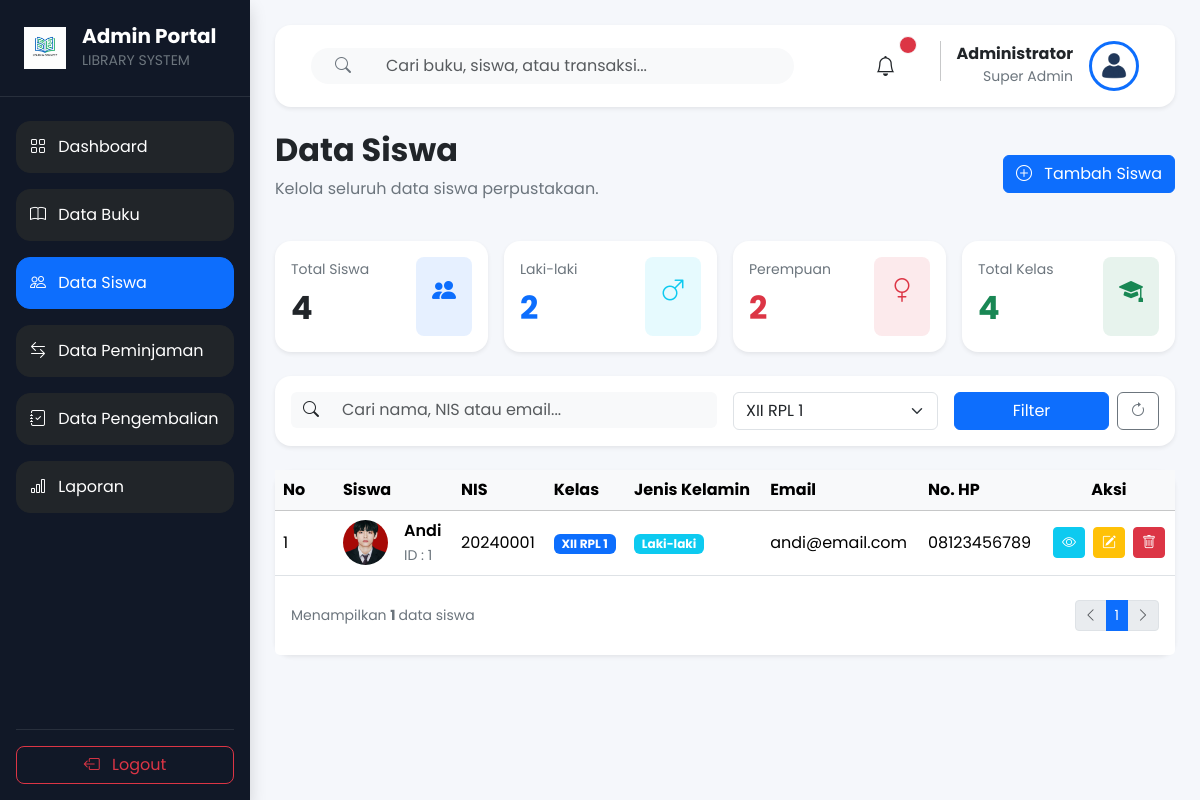
The page /admin/siswa.php?kelas=XII RPL 1 (signed in) on the database its author committed.
### tables this page shows
CREATE TABLE `siswa` (
  `id_siswa` int(11) NOT NULL,
  `nis` varchar(20) NOT NULL,
  `nama_siswa` varchar(100) NOT NULL,
  `kelas` varchar(30) DEFAULT NULL,
  `jenis_kelamin` enum('L','P') DEFAULT NULL,
  `email` varchar(100) DEFAULT NULL,
  `no_hp` varchar(20) DEFAULT NULL,
  `alamat` text DEFAULT NULL,
  `password` varchar(255) NOT NULL,
  `foto` varchar(255) DEFAULT NULL,
  `created_at` timestamp NOT NULL DEFAULT current_timestamp()
);

### admin/siswa.php (the view, shortened to what this page needs)
<?php
include "../config/koneksi.php";
$totalSiswa = mysqli_fetch_assoc(mysqli_query($conn,"
SELECT COUNT(*) AS total
FROM siswa
"));
$laki = mysqli_fetch_assoc(mysqli_query($conn,"
SELECT COUNT(*) AS total
FROM siswa
WHERE jenis_kelamin='L'
"));
$perempuan = mysqli_fetch_assoc(mysqli_query($conn,"
SELECT COUNT(*) AS total
FROM siswa
WHERE jenis_kelamin='P'
"));
$kelas = mysqli_fetch_assoc(mysqli_query($conn,"
SELECT COUNT(DISTINCT kelas) AS total
FROM siswa
"));
include "../includes/header.php";
include "../includes/sidebar_admin.php";
?>
<div
class="container-fluid"
style="
margin-left:250px;
padding:25px;
background:#F5F7FB;
min-height:100vh;
">
<?php include "../includes/navbar_admin.php"; ?>
<div class="d-flex justify-content-between align-items-center mb-4">
    <div>
        <h2 class="fw-bold">
            Data Siswa
        </h2>
        <p class="text-secondary">
            Kelola seluruh data siswa perpustakaan.
        </p>
    </div>
    <a
        href="tambah_siswa.php"
        class="btn btn-primary">
        <i class="bi bi-plus-circle me-2"></i>
        Tambah Siswa
    </a>
</div>
<div class="row g-3 mb-4">
    <div class="col-lg-3">
        <div class="card border-0 shadow-sm rounded-4">
            <div class="card-body">
                <div class="d-flex justify-content-between">
                    <div>
                        <small class="text-secondary">
                            Total Siswa
                        </small>
                        <h2 class="fw-bold mt-2">
                            <?= $totalSiswa['total']; ?>
                        </h2>
                    </div>
                    <div class="bg-primary bg-opacity-10 rounded-3 p-3">
                        <i class="bi bi-people-fill fs-4 text-primary"></i>
                    </div>
                </div>
            </div>
        </div>
    </div>
    <div class="col-lg-3">
        <div class="card border-0 shadow-sm rounded-4">
            <div class="card-body">
                <div class="d-flex justify-content-between">
                    <div>
                        <small class="text-secondary">
                            Laki-laki
                        </small>
                        <h2 class="fw-bold text-primary mt-2">
                            <?= $laki['total']; ?>
                        </h2>
                    </div>
                    <div class="bg-info bg-opacity-10 rounded-3 p-3">
                        <i class="bi bi-gender-male fs-4 text-info"></i>
                    </div>
                </div>
            </div>
        </div>
    </div>
    <div class="col-lg-3">
        <div class="card border-0 shadow-sm rounded-4">
            <div class="card-body">
                <div class="d-flex justify-content-between">
                    <div>
                        <small class="text-secondary">
                            Perempuan
                        </small>
                        <h2 class="fw-bold text-danger mt-2">
                            <?= $perempuan['total']; ?>
                        </h2>
                    </div>
                    <div class="bg-danger bg-opacity-10 rounded-3 p-3">
                        <i class="bi bi-gender-female fs-4 text-danger"></i>
                    </div>
                </div>
            </div>
        </div>
    </div>
    <div class="col-lg-3">
        <div class="card border-0 shadow-sm rounded-4">
            <div class="card-body">
                <div class="d-flex justify-content-between">
                    <div>
                        <small class="text-secondary">
                            Total Kelas
                        </small>
                        <h2 class="fw-bold text-success mt-2">
                            <?= $kelas['total']; ?>
                        </h2>
                    </div>
                    <div class="bg-success bg-opacity-10 rounded-3 p-3">
                        <i class="bi bi-mortarboard-fill fs-4 text-success"></i>
                    </div>
                </div>
            </div>
        </div>
    </div>
</div>
<?php
$search = isset($_GET['search']) ? mysqli_real_escape_string($conn, $_GET['search']) : "";
$kelasFilter = isset($_GET['kelas']) ? mysqli_real_escape_string($conn, $_GET['kelas']) : "";
$where = "WHERE 1=1";
if($kelasFilter != ""){
    $where .= " AND kelas='$kelasFilter'";
}
$query = mysqli_query($conn, "
SELECT *
FROM siswa
$where
ORDER BY id_siswa DESC
");
?>
<div class="card border-0 shadow-sm rounded-4 mb-4">
    <div class="card-body">
        <form method="GET">
            <div class="row g-3">
                <div class="col-lg-6">
                    <div class="input-group">
                        <span class="input-group-text bg-light border-0">
                            <i class="bi bi-search"></i>
                        </span>
                        <input
                            type="text"
                            name="search"
                            class="form-control border-0 bg-light"
                            placeholder="Cari nama, NIS atau email..."
                            value="<?= htmlspecialchars($search); ?>">
                    </div>
                </div>
                <div class="col-lg-3">
                    <select
                        name="kelas"
                        class="form-select">
                        <?php
                        $kelasQuery = mysqli_query($conn, "
                        SELECT DISTINCT kelas
                        FROM siswa
                        ORDER BY kelas ASC
                        ");
                        while($k = mysqli_fetch_assoc($kelasQuery)){
                        ?>
                        <option
                            value="<?= $k['kelas']; ?>"
                            <?= ($kelasFilter == $k['kelas']) ? "selected" : ""; ?>>
                            <?= $k['kelas']; ?>
                        </option>
                        <?php
                        }
                        ?>
                    </select>
                </div>
                <div class="col-lg-3">
                    <div class="d-flex gap-2">
                        <button
                            type="submit"
                            class="btn btn-primary flex-fill">
                            Filter
                        </button>
                        <a
                            href="siswa.php"
                            class="btn btn-outline-secondary">
                            <i class="bi bi-arrow-clockwise"></i>
                        </a>
                    </div>
                </div>
            </div>
        </form>
    </div>
</div>
<div class="card border-0 shadow-sm rounded-4">
    <div class="table-responsive">
        <table class="table table-hover align-middle mb-0">
            <thead class="table-light">
                <tr>
                    <th width="60">No</th>
                    <th>Siswa</th>
                    <th>NIS</th>
                    <th>Kelas</th>
                    <th>Jenis Kelamin</th>
                    <th>Email</th>
                    <th>No. HP</th>
                    <th class="text-center">Aksi</th>
                </tr>
            </thead>
            <tbody>
<?php
$no = 1;
if(mysqli_num_rows($query) > 0){
?>
<?php
while($data = mysqli_fetch_assoc($query)){
?>
<tr>
    <td>
        <?= $no++; ?>
    </td>
    <td>
        <div class="d-flex align-items-center">
            <?php
            $foto = "../assets/image/siswa/".$data['foto'];
            if(!empty($data['foto']) && file_exists($foto)){
            ?>
                <img
                    src="<?= $foto; ?>"
                    width="45"
                    height="45"
                    class="rounded-circle me-3"
                    style="object-fit:cover;">
            <?php
            }
            ?>
            <div>
                <div class="fw-semibold">
                    <?= htmlspecialchars($data['nama_siswa']); ?>
                </div>
                <small class="text-secondary">
                    ID : <?= $data['id_siswa']; ?>
                </small>
            </div>
        </div>
    </td>
    <td>
        <?= htmlspecialchars($data['nis']); ?>
    </td>
    <td>
        <span class="badge bg-primary">
            <?= htmlspecialchars($data['kelas']); ?>
        </span>
    </td>
    <td>
        <?php
        if($data['jenis_kelamin']=="L"){
        ?>
            <span class="badge bg-info">
                Laki-laki
            </span>
        <?php
        }elseif($data['jenis_kelamin']=="P"){
        ?>
            <span class="badge bg-danger">
                Perempuan
            </span>
        <?php
        }else{
            echo $data['jenis_kelamin'];
        }
        ?>
    </td>
    <td>
        <?= htmlspecialchars($data['email']); ?>
    </td>
    <td>
        <?= htmlspecialchars($data['no_hp']); ?>
    </td>
    <td class="text-center">
        <div class="d-flex justify-content-center gap-2">
            <a
                href="detail_siswa.php?id=<?= $data['id_siswa']; ?>"
                class="btn btn-sm btn-info text-white"
                title="Detail">
                <i class="bi bi-eye"></i>
            </a>
            <a
                href="edit_siswa.php?id=<?= $data['id_siswa']; ?>"
                class="btn btn-sm btn-warning text-white"
                title="Edit">
                <i class="bi bi-pencil-square"></i>
            </a>
            <a
                href="hapus_siswa.php?id=<?= $data['id_siswa']; ?>"
                class="btn btn-sm btn-danger"
                onclick="return confirm('Yakin ingin menghapus data siswa ini?')"
                title="Hapus">
                <i class="bi bi-trash"></i>
            </a>
        </div>
    </td>
</tr>
<?php
}
?>
<?php
}
?>
            </tbody>
        </table>
    </div>
    <div class="card-footer bg-white border-0">
        <div class="d-flex justify-content-between align-items-center py-3">
            <small class="text-secondary">
                Menampilkan
                <strong>
                    <?= mysqli_num_rows($query); ?>
                </strong>
                data siswa
            </small>
            <nav>
                <ul class="pagination pagination-sm mb-0">
                    <li class="page-item disabled">
                        <a class="page-link">
                            <i class="bi bi-chevron-left"></i>
                        </a>
                    </li>
                    <li class="page-item active">
                        <a class="page-link">
                            1
                        </a>
                    </li>
                    <li class="page-item disabled">
                        <a class="page-link">
                            <i class="bi bi-chevron-right"></i>
                        </a>
                    </li>
                </ul>
            </nav>
        </div>
    </div>
</div>
</div>
<?php include "../includes/footer.php"; ?>

### includes/navbar_admin.php (shortened to what this page needs)
<?php
include "../config/koneksi.php";
$id_admin = $_SESSION['id'];
$queryAdmin = mysqli_query($conn,"
SELECT *
FROM admin
WHERE id_admin='$id_admin'
");
$admin = mysqli_fetch_assoc($queryAdmin);
$keyword = isset($_GET['search']) ? $_GET['search'] : "";
?>
<nav class="navbar bg-white shadow-sm rounded-4 px-4 py-3 mb-4">
    <div class="container-fluid">
        <form
            class="col-lg-7"
            method="GET"
            action="">
            <div class="input-group">
                <span
                    class="input-group-text
                    bg-light
                    border-0
                    rounded-start-pill
                    px-4">
                    <i class="bi bi-search text-secondary"></i>
                </span>
                <input
                    type="text"
                    name="search"
                    class="form-control border-0 bg-light rounded-end-pill"
                    placeholder="Cari buku, siswa, atau transaksi..."
                    value="<?= htmlspecialchars($keyword); ?>">
            </div>
        </form>
        <div class="d-flex align-items-center">
            <button
                class="btn border-0 bg-transparent position-relative me-4">
                <i class="bi bi-bell fs-5"></i>
                <span
                    class="position-absolute
                    top-0
                    start-100
                    translate-middle
                    p-2
                    bg-danger
                    border
                    border-light
                    rounded-circle">
                </span>
            </button>
            <div class="d-flex align-items-center ms-2">
                <div class="text-end me-3">
                    <h6 class="mb-0 fw-bold">
                        <?= $admin['nama_admin']; ?>
                    </h6>
                    <small class="text-secondary">
                        Super Admin
                    </small>
                </div>
                <img
    src="../assets/image/default-user.png"
    alt="Admin"
    width="50"
    height="50"
    class="rounded-circle border border-3 border-primary"
    style="object-fit:cover;">
            </div>
        </div>
    </div>
</nav>

### rows shown on the page
siswa: foto (picture), nama_siswa "Andi", id_siswa "1", nis "20240001", kelas "XII RPL 1", jenis_kelamin "Laki-laki", email "andi@email.com", no_hp "08123456789"

### other values the page prints
$admin['nama_admin'] "Administrator"
$totalSiswa['total'] "4"
$laki['total'] "2"
$perempuan['total'] "2"
$kelas['total'] "4"
mysqli_num_rows($query) "1"
form field kelas "XII RPL 1"
